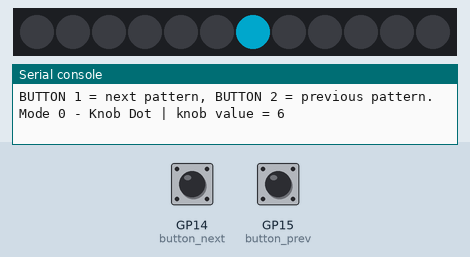
A program run on a simulated Raspberry Pi Pico running MicroPython. Parts: 12 RGB LEDs in strip order, left to right, the last lines printed to the serial console. Inputs (shaded band) come from the test bench; at power-on: GP14 (button_next) HIGH, GP15 (button_prev) HIGH. Dim RGB values are drawn brighter than linear; random numbers come from a fixed seed.

Above: at 4.2 s.
4.3 s: GP14 (button_next) pulled LOW for 0.15 s
At 4.6 s:
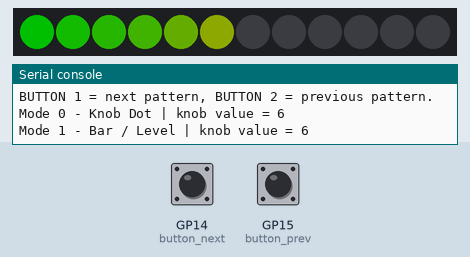
5.9 s: GP14 (button_next) pulled LOW for 1 s
At 7.0 s:
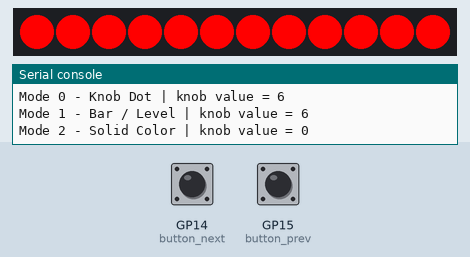
8.4 s: GP14 (button_next) pulled LOW for 0.15 s
At 9.05 s:
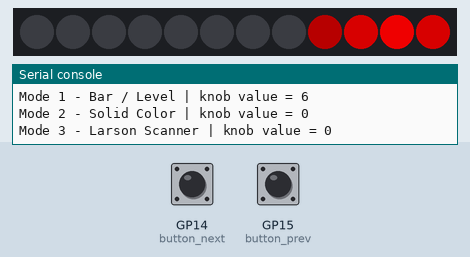
9.1 s: GP14 (button_next) pulled LOW for 1 s
At 10.65 s:
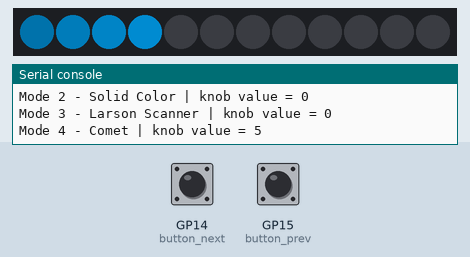
10.7 s: GP14 (button_next) pulled LOW for 3.2 s
At 10.83 s:
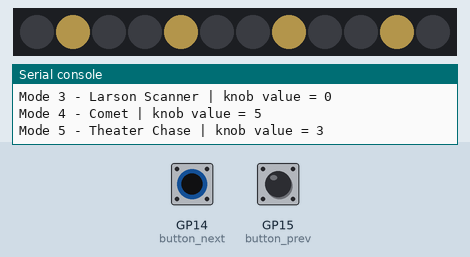
14.5 s: GP14 (button_next) pulled LOW for 0.15 s
At 18.05 s:
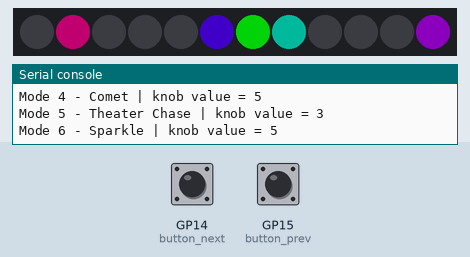

Measured:
- after the input at 4.3 s, the LEDs: change at once (image 1)
- after the input at 5.9 s, the LEDs: change at once (image 2)
- after the input at 8.4 s, the LEDs: first change at once (image 3 shows a later state)

The program:

main.py
```python
# Rotary Spinner Box - Capability Demo
# Filename: main.py
#
# This is a copy of 21-demo.py saved as main.py.  The Raspberry Pi Pico runs
# main.py automatically on power-up, so the box starts the demo on its own with
# no computer attached.  To change it, edit 21-demo.py and re-upload.
#
# A "show everything" demo built for science fairs, STEM nights, and teacher
# training tables.  Someone picks up the box, spins the knob, and INSTANTLY
# sees something change - that is the hook.
#
#   * The BUTTONS choose which pattern (mode) is showing.
#       BUTTON 1 (pin 14) = next pattern
#       BUTTON 2 (pin 15) = previous pattern
#
#   * The ROTARY KNOB changes one thing in EVERY pattern, so spinning it always
#     does something you can see:
#       Mode 0  Knob Dot        -> moves a single pixel along the strip
#       Mode 1  Bar / Level      -> how many pixels are lit (like a volume knob)
#       Mode 2  Solid Color      -> the color of the whole strip
#       Mode 3  Larson Scanner   -> the color of the sweeping eye
#       Mode 4  Comet            -> the length of the glowing tail
#       Mode 5  Theater Chase    -> the spacing between the lit "bulbs"
#       Mode 6  Sparkle          -> how many sparkles twinkle at once
#       Mode 7  Candle Flicker   -> how bright the flame is
#       Mode 8  Rainbow          -> rotates the whole rainbow
#
# This is a straight 12-pixel strip (not a ring), so moving patterns bounce
# back and forth between the ends instead of wrapping around.
#
# Two big ideas make this work:
#   1. The buttons use INTERRUPTS, so a press is noticed instantly.
#   2. The animation uses a TIMER (ticks_ms) instead of sleep(), so the main
#      loop can keep checking the knob while the pattern keeps moving.

from neopixel import NeoPixel
import utime
import machine
import random
from machine import Pin

import config

strip = NeoPixel(machine.Pin(config.NEOPIXEL_PIN), config.NUMBER_PIXELS)
N = config.NUMBER_PIXELS

# ---------------------------------------------------------------------------
# Boot-safe startup window
# ---------------------------------------------------------------------------
# Gives you a few seconds to STOP the program (Ctrl-C, or the Stop button in
# Thonny) before it takes over the buttons and knob.  The strip lights one dim
# white pixel per remaining second as a visual cue on the box itself.
BOOT_DELAY_SECONDS = 3
for remaining in range(BOOT_DELAY_SECONDS, 0, -1):
    print('Starting demo in', remaining, '... (press Ctrl-C to stop)')
    for i in range(N):
        strip[i] = (3, 3, 3) if i < remaining else (0, 0, 0)
    strip.write()
    utime.sleep(1)

for i in range(N):
    strip[i] = (0, 0, 0)
strip.write()

# ---------------------------------------------------------------------------
# Modes and their parameters
# ---------------------------------------------------------------------------
MODE_NAMES = ['Knob Dot', 'Bar / Level', 'Solid Color', 'Larson Scanner',
              'Comet', 'Theater Chase', 'Sparkle', 'Candle Flicker', 'Rainbow']
NUM_MODES = len(MODE_NAMES)

mode = 0          # which mode is showing now (0 = Knob Dot, the default)
mode_changed = True   # set True so we draw and announce the first mode

# Each mode stores one parameter value that the knob changes.
#         KnobDot Bar  Solid Scanner Comet Theater Sparkle Candle Rainbow
params =   [N // 2, N // 2, 0,    0,      5,    3,      5,      20,    0]
PARAM_MIN = [0,     0,      0,    0,      1,    2,      1,      3,     0]
PARAM_MAX = [N - 1, N,      255,  255,    N - 1, 6,     N,      40,    255]
PARAM_STEP = [1,    1,      8,    8,      1,    1,      1,      2,     8]
# Wrapping parameters roll over (colors); the rest stop at their limits.
WRAP =      [False, False,  True, True,   False, False, False,  False, True]

# How many milliseconds between animation frames in each mode
FRAME_MS = [80, 80, 80, 60, 60, 90, 60, 70, 80]


# ---------------------------------------------------------------------------
# Color helpers
# ---------------------------------------------------------------------------
# The color wheel: position 0-255 in, an (r,g,b) color out.
def color_wheel(pos):
    pos = pos % 256
    if pos < 85:
        return (255 - pos * 3, pos * 3, 0)
    elif pos < 170:
        pos -= 85
        return (0, 255 - pos * 3, pos * 3)
    else:
        pos -= 170
        return (pos * 3, 0, 255 - pos * 3)


# Multiply an (r,g,b) color by a fraction (0.0 - 1.0) to dim it.
def scale(color, frac):
    return (int(color[0] * frac), int(color[1] * frac), int(color[2] * frac))


# A random color that is VIVID and easy to tell apart from other random colors.
# Trick: pick a random HUE and run it through the color wheel.  Random RGB
# (three random channels) makes muddy, similar-looking colors instead.
def random_vivid_hue():
    return random.randint(0, 255)


def clear():
    for i in range(N):
        strip[i] = (0, 0, 0)


# Turn a forever-growing step counter into a position that bounces back and
# forth along the strip (0, 1, ... N-1, N-2, ... 1, 0, 1, ...).
# Returns (position, direction): direction is +1 going up, -1 coming back.
def bounce(step):
    period = 2 * (N - 1)
    phase = step % period
    if phase < N:
        return phase, 1
    else:
        return period - phase, -1


# ---------------------------------------------------------------------------
# State for the random patterns (Sparkle), kept between frames
# ---------------------------------------------------------------------------
sparkle_hue = [0] * N    # the hue of each pixel's sparkle
sparkle_life = [0] * N   # how much life (0-100) each sparkle has left


def reset_sparkles():
    for i in range(N):
        sparkle_life[i] = 0


# ---------------------------------------------------------------------------
# Buttons (interrupt driven) choose the mode
# ---------------------------------------------------------------------------
last_button_time = 0
button_next = machine.Pin(config.PUSH_BUTTON_PIN_1, machine.Pin.IN, machine.Pin.PULL_UP)
button_prev = machine.Pin(config.PUSH_BUTTON_PIN_2, machine.Pin.IN, machine.Pin.PULL_UP)


def button_callback(pin):
    global mode, mode_changed, last_button_time
    new_time = utime.ticks_ms()
    if utime.ticks_diff(new_time, last_button_time) > 200:
        if pin is button_next:
            mode = (mode + 1) % NUM_MODES
        else:
            mode = (mode - 1) % NUM_MODES
        mode_changed = True
        last_button_time = new_time


button_next.irq(trigger=machine.Pin.IRQ_FALLING, handler=button_callback)
button_prev.irq(trigger=machine.Pin.IRQ_FALLING, handler=button_callback)

# ---------------------------------------------------------------------------
# Rotary encoder adjusts the current mode's parameter
# ---------------------------------------------------------------------------
clk = machine.Pin(config.ROTARY_ENCODER_PIN_A, machine.Pin.IN, machine.Pin.PULL_UP)
dt = machine.Pin(config.ROTARY_ENCODER_PIN_B, machine.Pin.IN, machine.Pin.PULL_UP)
last_clk = clk.value()


def read_knob():
    # Returns +1 for clockwise, -1 for counterclockwise, 0 for no change
    global last_clk
    current = clk.value()
    turn = 0
    if current != last_clk and current == 0:
        if dt.value() != current:
            turn = 1
        else:
            turn = -1
    last_clk = current
    return turn


# ---------------------------------------------------------------------------
# Drawing each mode.  "step" is a counter that grows as the animation runs.
# ---------------------------------------------------------------------------
def draw(step):
    if mode == 0:
        # Knob Dot: the knob moves a single bright pixel along the strip.
        for i in range(N):
            strip[i] = (0, 0, 0)
        strip[params[0]] = (0, 90, 110)

    elif mode == 1:
        # Bar / Level: params[1] pixels are lit from one end, like a volume
        # meter, colored green at the bottom fading to red at the top.
        level = params[1]
        for i in range(N):
            if i < level:
                ratio = i / (N - 1)
                strip[i] = (int(80 * ratio), int(80 * (1 - ratio)), 0)
            else:
                strip[i] = (0, 0, 0)

    elif mode == 2:
        # Solid Color: the whole strip is one color from the wheel.
        color = color_wheel(params[2])
        for i in range(N):
            strip[i] = color

    elif mode == 3:
        # Larson Scanner: a glowing "eye" sweeps back and forth.  The knob sets
        # the eye color.  Pixels near the eye are bright and fade with distance.
        position, _ = bounce(step)
        eye = scale(color_wheel(params[3]), 0.8)
        width = 3
        for i in range(N):
            distance = abs(i - position)
            if distance < width:
                strip[i] = scale(eye, 1 - distance / width)
            else:
                strip[i] = (0, 0, 0)

    elif mode == 4:
        # Comet: a head with a fading tail; params[4] is the tail length.
        head, direction = bounce(step)
        tail = params[4]
        for i in range(N):
            behind = (head - i) * direction
            if 0 <= behind < tail:
                fade = (tail - behind) / tail
                strip[i] = (0, int(80 * fade), int(120 * fade))
            else:
                strip[i] = (0, 0, 0)

    elif mode == 5:
        # Theater Chase: every params[5]-th pixel is lit, and the pattern
        # marches one pixel each frame, like a marquee sign.
        spacing = params[5]
        phase = step % spacing
        for i in range(N):
            if (i - phase) % spacing == 0:
                strip[i] = (60, 50, 25)   # warm white "bulb"
            else:
                strip[i] = (0, 0, 0)

    elif mode == 6:
        # Sparkle: random pixels twinkle in vivid, distinct colors.  params[6]
        # sets how many sparkles are alive at once.
        density = params[6]
        # fade every active sparkle a little
        for i in range(N):
            if sparkle_life[i] > 0:
                sparkle_life[i] = max(0, sparkle_life[i] - 12)
        # spawn new sparkles on dark pixels until we reach the density
        active = 0
        for i in range(N):
            if sparkle_life[i] > 0:
                active += 1
        attempts = 0
        while active < density and attempts < 2 * N:
            p = random.randint(0, N - 1)
            if sparkle_life[p] == 0:
                sparkle_hue[p] = random_vivid_hue()
                sparkle_life[p] = 100
                active += 1
            attempts += 1
        # draw
        for i in range(N):
            if sparkle_life[i] > 0:
                strip[i] = scale(color_wheel(sparkle_hue[i]), sparkle_life[i] / 100)
            else:
                strip[i] = (0, 0, 0)

    elif mode == 7:
        # Candle Flicker: a warm amber glow that flickers like a real flame.
        # params[7] sets the base brightness.
        base = params[7]
        for i in range(N):
            flick = random.randint(0, 8)
            level = base + flick
            strip[i] = (level, int(level * 0.4), 0)   # warm orange

    elif mode == 8:
        # Rainbow: a full rainbow across the strip.  The knob (params[8])
        # rotates it - spin to slide the colors along.
        offset = params[8]
        for i in range(N):
            strip[i] = color_wheel(int(i * 256 / N) + offset)

    strip.write()


# ---------------------------------------------------------------------------
# Main loop
# ---------------------------------------------------------------------------
step = 0
last_frame = utime.ticks_ms()

print('Capability Demo ready.  Spin the knob - something changes in every mode!')
print('BUTTON 1 = next pattern, BUTTON 2 = previous pattern.')

while True:
    # 1. Announce and reset when the mode changes
    if mode_changed:
        mode_changed = False
        step = 0
        clear()
        reset_sparkles()
        print('Mode', mode, '-', MODE_NAMES[mode], '| knob value =', params[mode])
        draw(step)
        last_frame = utime.ticks_ms()

    # 2. Check the knob every loop so we never miss a click
    turn = read_knob()
    if turn != 0:
        if WRAP[mode]:
            params[mode] = (params[mode] + turn * PARAM_STEP[mode]) % 256
        else:
            new_value = params[mode] + turn * PARAM_STEP[mode]
            if new_value < PARAM_MIN[mode]:
                new_value = PARAM_MIN[mode]
            if new_value > PARAM_MAX[mode]:
                new_value = PARAM_MAX[mode]
            params[mode] = new_value
        print(MODE_NAMES[mode], 'knob value =', params[mode])
        draw(step)   # show the change right away

    # 3. Advance the animation when enough time has passed
    now = utime.ticks_ms()
    if utime.ticks_diff(now, last_frame) >= FRAME_MS[mode]:
        step += 1
        draw(step)
        last_frame = now
```

config.py
```python
# Configuration file for the rotary spinner box
# The box has a 12-pixel NeoPixel strip on GPIO Pin 0, and a rotary encoder on GPIO Pins 12 and 13.
# There are two momentary push buttons on GPIO Pins 14 and 15, which are used to change the mode of the box.
NUMBER_PIXELS = 12
NEOPIXEL_PIN = 0
ROTARY_ENCODER_PIN_A = 12
ROTARY_ENCODER_PIN_B = 13
PUSH_BUTTON_PIN_1 = 14
PUSH_BUTTON_PIN_2 = 15
```
